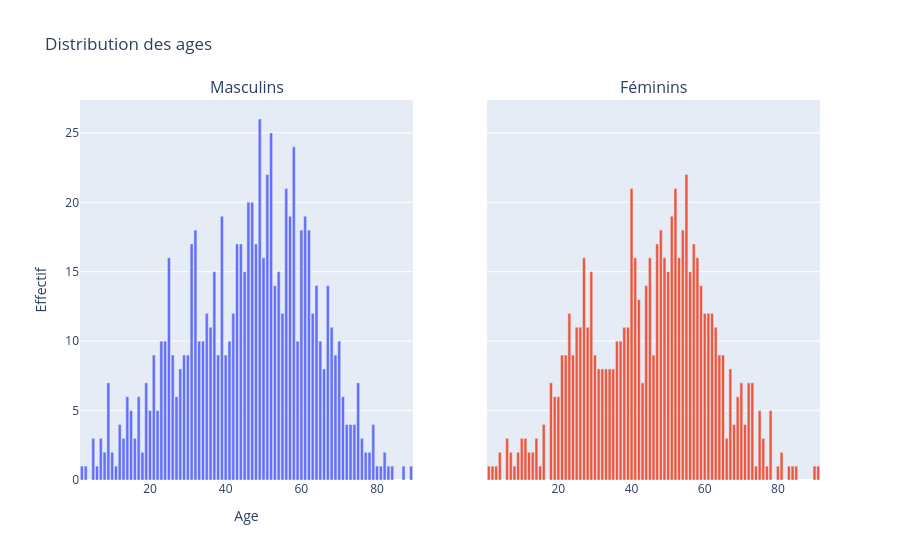

The notebook cell saved with this chart:
### Markdown cell above
On a vu durant le mi-projet que les colonnes: `View Position ,OriginalImage[Width ,Height]	,OriginalImagePixelSpacing[x,	y]` ne contiennent pas de biais significatifs , on se concentrera dans la suite sur l'âge et le sexe.

Essayons d'abord de visualiser la distribution d'un attribut par rapport à l'autre.

### Code cell
utils.plot_age_dist(df, gender=True)

### Figure 1 — Plotly figure (JSON) as saved in the notebook; plotly's stock layout.template omitted (floating-point values rounded to 4 significant figures)
{"data": [{"type": "bar", "x": [2, 3, 5, 6, 7, 8, 9, 10, 11, 12, 13, 14, 15, 16, 17, 18, 19, 20, 21, 22, 23, 24, 25, 26, 27, 28, 29, 30, 31, 32, 33, 34, 35, 36, 37, 38, 39, 40, 41, 42, 43, 44, 45, 46, 47, 48, 49, 50, 51, 52, 53, 54, 55, 56, 57, 58, 59, 60, 61, 62, 63, 64, 65, 66, 67, 68, 69, 70, 71, 72, 73, 74, 75, 76, 77, 78, 79, 80, 81, 82, 83, 84, 87, 89], "xaxis": "x", "y": [1, 1, 3, 1, 3, 2, 7, 2, 1, 4, 3, 6, 5, 3, 6, 2, 7, 5, 9, 5, 10, 10, 16, 9, 6, 8, 9, 9, 17, 18, 10, 10, 12, 11, 15, 9, 19, 9, 10, 12, 17, 17, 15, 20, 20, 17, 26, 16, 22, 25, 14, 15, 12, 21, 19, 24, 10, 18, 19, 18, 12, 14, 10, 8, 14, 11, 9, 10, 6, 4, 4, 4, 7, 3, 2, 2, 4, 1, 1, 2, 1, 1, 1, 1], "yaxis": "y"}, {"type": "bar", "x": [1, 2, 3, 4, 6, 7, 8, 9, 10, 11, 12, 13, 14, 15, 16, 18, 19, 20, 21, 22, 23, 24, 25, 26, 27, 28, 29, 30, 31, 32, 33, 34, 35, 36, 37, 38, 39, 40, 41, 42, 43, 44, 45, 46, 47, 48, 49, 50, 51, 52, 53, 54, 55, 56, 57, 58, 59, 60, 61, 62, 63, 64, 65, 66, 67, 68, 69, 70, 71, 72, 73, 74, 75, 76, 77, 78, 80, 81, 83, 84, 85, 90, 91], "xaxis": "x2", "y": [1, 1, 1, 2, 3, 2, 1, 2, 3, 3, 2, 2, 3, 1, 4, 7, 6, 6, 9, 9, 12, 9, 11, 11, 16, 11, 15, 9, 8, 8, 8, 8, 8, 10, 10, 11, 11, 21, 16, 13, 7, 14, 16, 9, 17, 18, 16, 15, 19, 21, 16, 18, 22, 15, 17, 16, 14, 12, 12, 12, 11, 9, 9, 3, 8, 4, 6, 7, 4, 7, 7, 1, 5, 3, 1, 5, 1, 2, 1, 1, 1, 1, 1], "yaxis": "y2"}], "layout": {"annotations": [{"font": {"size": 16}, "showarrow": false, "text": "Masculins", "x": 0.225, "xanchor": "center", "xref": "paper", "y": 1, "yanchor": "bottom", "yref": "paper"}, {"font": {"size": 16}, "showarrow": false, "text": "Féminins", "x": 0.775, "xanchor": "center", "xref": "paper", "y": 1, "yanchor": "bottom", "yref": "paper"}], "showlegend": false, "title": {"text": "Distribution des ages"}, "xaxis": {"anchor": "y", "domain": [0, 0.45], "title": {"text": "Age"}}, "xaxis2": {"anchor": "y2", "domain": [0.55, 1]}, "yaxis": {"anchor": "x", "domain": [0, 1], "title": {"text": "Effectif"}}, "yaxis2": {"anchor": "x2", "domain": [0, 1], "matches": "y", "showticklabels": false}}}
